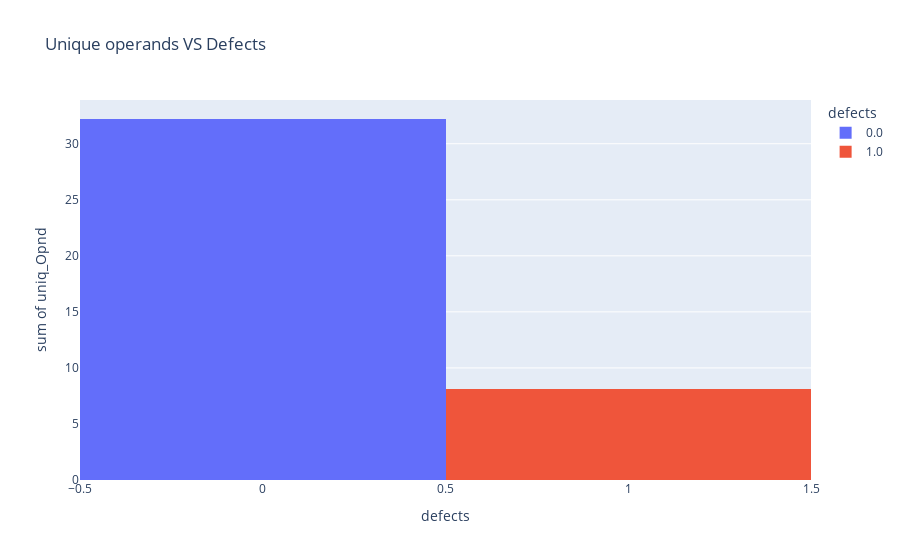

The notebook cell saved with this chart:
### Markdown cell above
Here we can see that how cyclomatic complexity distributed with respect to Defects

### Code cell
fig = plty.histogram(df, x="defects", y="uniq_Opnd", color="defects",title="Unique operands VS Defects")
fig.show()

### Figure 1 — Plotly figure (JSON) as saved in the notebook; plotly's stock layout.template omitted (floating-point values rounded to 4 significant figures; data arrays with more than 128 entries replaced by an {"elided": "..."} marker saying what was removed)
{"data": [{"alignmentgroup": "True", "bingroup": "x", "histfunc": "sum", "hovertemplate": "defects=%{x}<br>sum of uniq_Opnd=%{y}<extra></extra>", "legendgroup": "0.0", "marker": {"color": "#636efa", "pattern": {"shape": ""}}, "name": "0.0", "offsetgroup": "0.0", "orientation": "v", "showlegend": true, "type": "histogram", "x": {"elided": "449 int values"}, "xaxis": "x", "y": {"elided": "449 float values"}, "yaxis": "y"}, {"alignmentgroup": "True", "bingroup": "x", "histfunc": "sum", "hovertemplate": "defects=%{x}<br>sum of uniq_Opnd=%{y}<extra></extra>", "legendgroup": "1.0", "marker": {"color": "#EF553B", "pattern": {"shape": ""}}, "name": "1.0", "offsetgroup": "1.0", "orientation": "v", "showlegend": true, "type": "histogram", "x": [1, 1, 1, 1, 1, 1, 1, 1, 1, 1, 1, 1, 1, 1, 1, 1, 1, 1, 1, 1, 1, 1, 1, 1, 1, 1, 1, 1, 1, 1, 1, 1, 1, 1, 1, 1, 1, 1, 1, 1, 1, 1, 1, 1, 1, 1, 1, 1, 1], "xaxis": "x", "y": [0.003185, 0.1019, 0.1051, 0.1115, 0.05732, 0.1115, 0.535, 0.207, 0.3885, 0.5255, 0.02548, 0.02548, 0.2261, 0.06688, 0.2166, 0.1146, 0.379, 1, 0.3631, 0.3025, 0.1656, 0.1306, 0.1369, 0.0828, 0.09554, 0.02866, 0.2038, 0.06688, 0.06688, 0.2357, 0.06051, 0.1752, 0.07006, 0.172, 0.05096, 0.1752, 0.02548, 0.06688, 0.05414, 0.07643, 0.05732, 0.03185, 0.1561, 0.3567, 0.1465, 0.07325, 0.2166, 0.0414, 0.07325], "yaxis": "y"}], "layout": {"barmode": "relative", "legend": {"title": {"text": "defects"}, "tracegroupgap": 0}, "title": {"text": "Unique operands VS Defects"}, "xaxis": {"anchor": "y", "categoryarray": [0, 1], "categoryorder": "array", "domain": [0, 1], "title": {"text": "defects"}}, "yaxis": {"anchor": "x", "domain": [0, 1], "title": {"text": "sum of uniq_Opnd"}}}}
